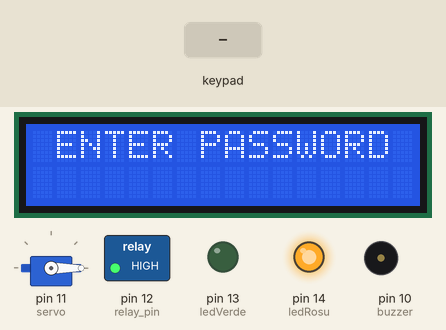
The sketch below on a simulated Arduino Uno, built with avr-gcc and run on an emulated ATmega328P. Parts: 16×2 character LCD, servo, switched loads named in the sketch (green lamp = pin HIGH), output pins drawn as LEDs (lit = HIGH), buzzer (waves = sounding, pin HIGH). Inputs (shaded band) come from the test bench.

Above: at 4.2 s.
4.3 s: keypad keys 1 2 3 4 D pressed 0.4 s apart
At 7.6 s:
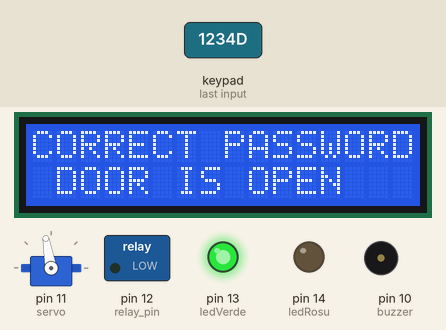
7.8 s: key 'D' pressed
10.8 s: keypad keys 1 2 3 4 # pressed 0.4 s apart
At 13.63 s:
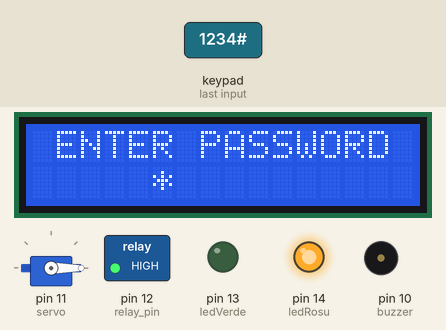
14.3 s: key '1' pressed
At 15.6 s:
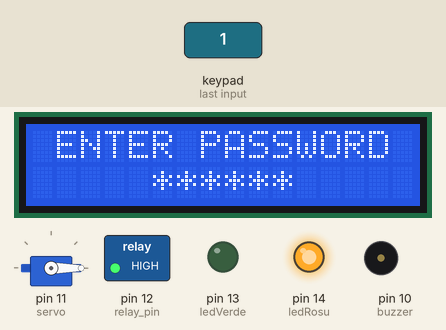
15.9 s: key 'C' pressed
At 16.9 s:
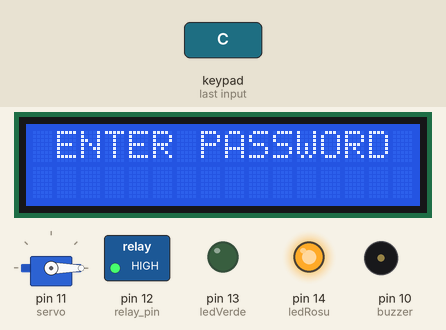
17.4 s: key '2' pressed
At 18.5 s:
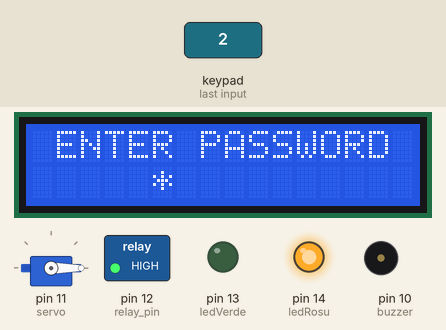
Timing chart, 0 to 19.9 s (numbered marks = the images above; inputs shaded):
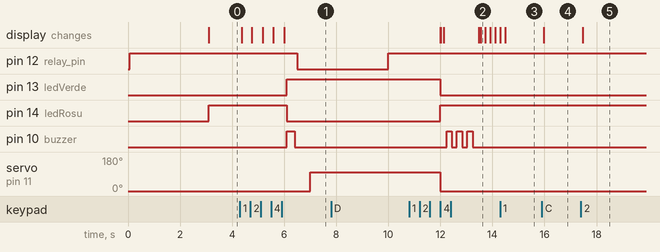

The sketch:

Arduino_Project_-_Secure_Door_Lock_with_Access_Key.ino
```cpp
#include <Servo.h>
#include <LiquidCrystal_I2C.h>
LiquidCrystal_I2C lcd(0x27, 2, 1, 0, 4, 5, 6, 7, 3, POSITIVE);
#include <Keypad.h>
#include <Password.h>

#define buzzer 10
int relay_pin = 12;
#define ledVerde 13
#define ledRosu 14
Servo servo;
byte a = 5;

Password password = Password("1234"); //Enter your password

byte maxPasswordLength = 6;
byte currentPasswordLength = 0;
const byte ROWS = 4;
const byte COLS = 4;

char keys[ROWS][COLS] = {
{'1','2','3','A'},
{'4','5','6','B'},
{'7','8','9','C'},
{'*','0','#','D'}

};

byte rowPins[ROWS] = {2, 3, 4, 5};
byte colPins[COLS] = {6, 7, 8, 9};

Keypad keypad = Keypad( makeKeymap(keys), rowPins, colPins, ROWS, COLS );

void setup()
{
  pinMode(buzzer, OUTPUT);
  pinMode(ledVerde,OUTPUT);
  pinMode(ledRosu,OUTPUT);
  pinMode(relay_pin,OUTPUT);
  lcd.begin(16,2);
  lcd.backlight();
  servo.attach(11);
  digitalWrite(relay_pin,HIGH);
  servo.write(0);
  lcd.setCursor(0, 0);
  lcd.print("WELCOME TO");
  lcd.setCursor(0, 1);
  lcd.print("DOOR LOCK SYSTEM");
  delay(3000);
  lcd.clear();
}

void loop()
{
  lcd.setCursor(1, 0);
  lcd.print("ENTER PASSWORD");
  digitalWrite(ledVerde,LOW);
  digitalWrite(ledRosu,HIGH);
  char key = keypad.getKey();
  if (key != NO_KEY)
  {
    delay(60);
    if (key == 'C')
    {
      resetPassword();
    }
    else if (key == 'D')
    {
      dooropen();
    }
    else
    {
      processNumberKey(key);
    }
  }
}

void processNumberKey(char key)
{
  lcd.setCursor(a, 1);
  lcd.print("*");
  a++;
  if (a == 11)
  {
    a = 5;
  }
  currentPasswordLength++;
  password.append(key);
}

void dooropen()
{
  if (password.evaluate())
  {
    lcd.setCursor(0, 0);
    lcd.print("CORRECT PASSWORD");
    lcd.setCursor(0, 1);
    lcd.print(" DOOR IS OPEN ");
    delay(100);
    digitalWrite(ledVerde,HIGH);
    digitalWrite(ledRosu,LOW);
    digitalWrite(buzzer, HIGH);
    delay(300);
    digitalWrite(buzzer, LOW);
    delay(100);
    digitalWrite(relay_pin,LOW);
    delay(500);
    servo.write(100);
    delay(3000);
    digitalWrite(relay_pin,HIGH);
    delay(2000);
    servo.write(0);
    digitalWrite(ledVerde,LOW);
    digitalWrite(ledRosu,HIGH);
    a = 5;
  }
  else
  {
    digitalWrite(relay_pin,HIGH);
    lcd.setCursor(0, 0);
    lcd.print("WRONG PASSWORD!");
    lcd.setCursor(0, 1);
    lcd.print("PLEASE TRY AGAIN");
    delay(100);
    digitalWrite(ledVerde,LOW);
    digitalWrite(ledRosu,HIGH);
    digitalWrite(buzzer, HIGH);
    delay(200);
    digitalWrite(buzzer, LOW);
    delay(200);
    digitalWrite(buzzer, HIGH);
    delay(200);
    digitalWrite(buzzer, LOW);
    delay(200);
    digitalWrite(buzzer, HIGH);
    delay(200);
    digitalWrite(buzzer, LOW);
    delay(200);
    a = 5;
  }
  resetPassword();
}

void resetPassword()
{
  password.reset();
  currentPasswordLength = 0;
  lcd.clear();
   a = 5;
}
```

Measured:
- after the input at 4.3 s, pin 12 (relay_pin): HIGH → LOW after 2.2 s; pin 13 (ledVerde): LOW → HIGH after 1.8 s; pin 14 (ledRosu): HIGH → LOW after 1.8 s; pin 10 (buzzer): LOW → HIGH after 1.8 s, → LOW 0.30 s later; servo on pin 11 (servo): 0° → 100° after 2.7 s; the display: first changes after 0.06 s (image 1 shows a later state)
- after the input at 10.8 s, the display: first differs from a run without the input after 2.7 s (image 2)
- after the input at 14.3 s, the display: changes after 0.18 s (image 3)
- after the input at 15.9 s, the display: first changes after 0.07 s (image 4 shows a later state)
- after the input at 17.4 s, the display: changes after 0.06 s (image 5)
